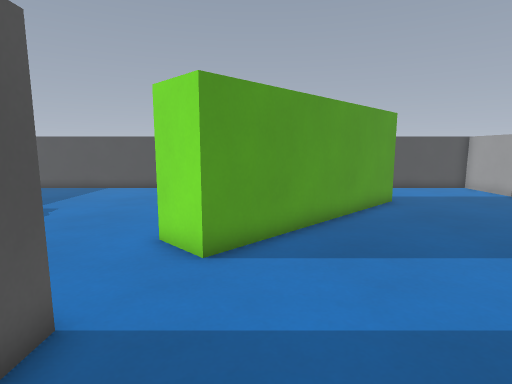
[1] (above)

22 first-person views from a walk through a 3-D level made in the Godot game engine. The camera is 1.2 m above the floor, tilts 8° down and sees 80° across. The floor is counted in squares, 0.5 m on a side. Each view is taken from the middle of a square. On the plan, view 1 faces up. The plan holds only what a view shows up to about 19 squares ahead; the rest is blank.

[2]
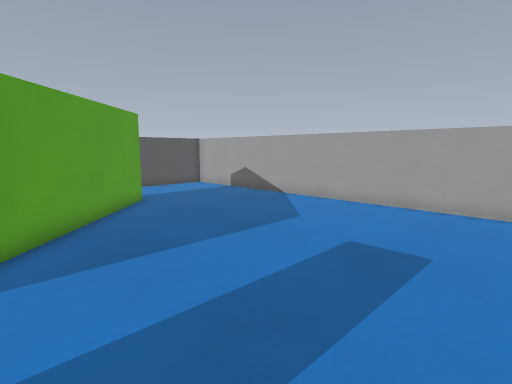

[3]
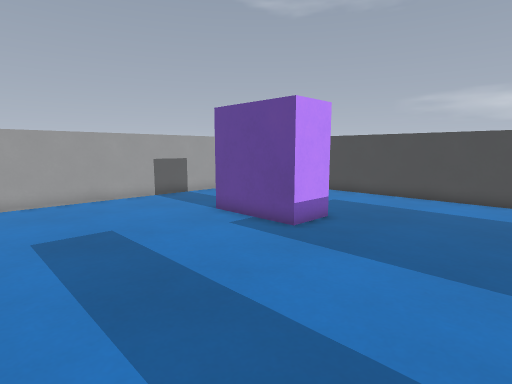

[4]
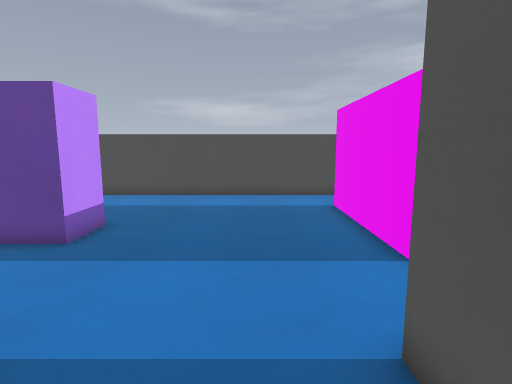

[5]
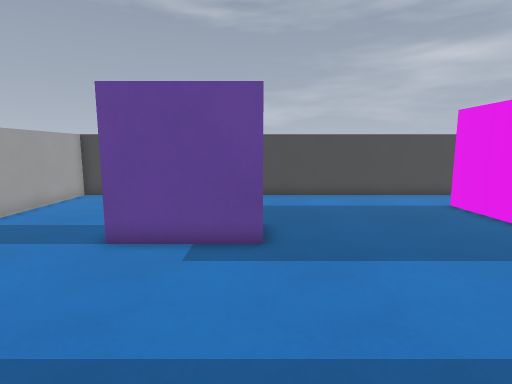

[6]
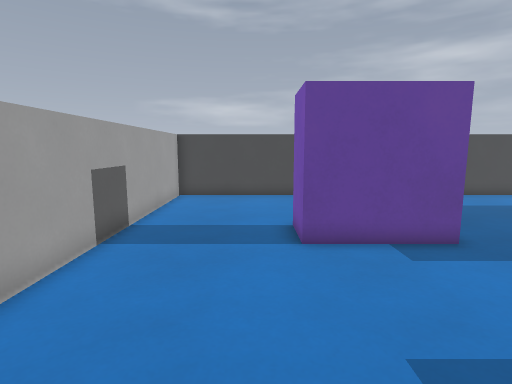

[7]
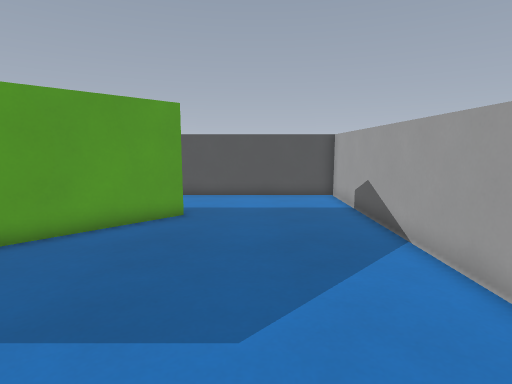

[8]
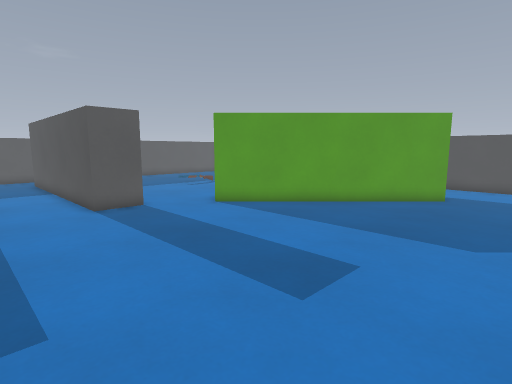

[9]
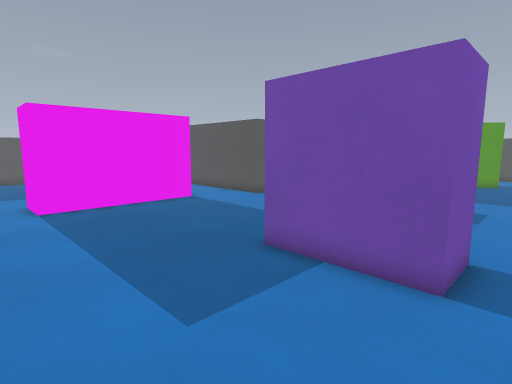

[10]
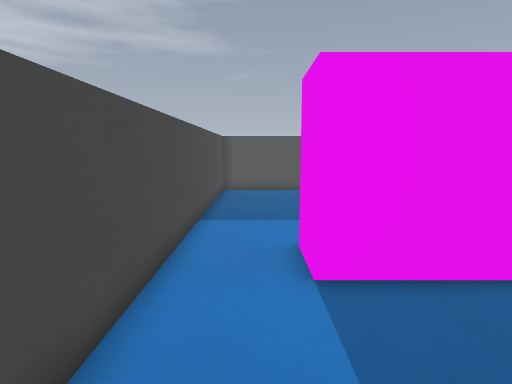

[11]
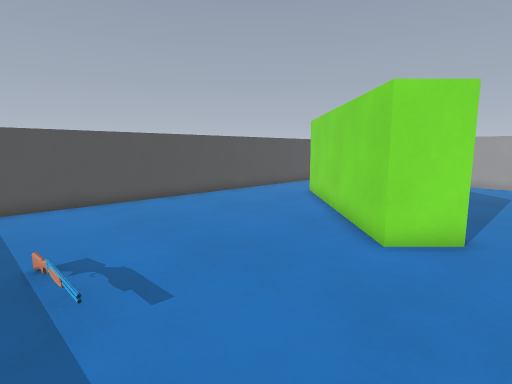

[12]
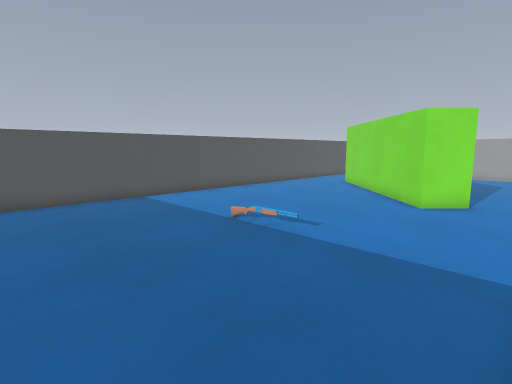

[13]
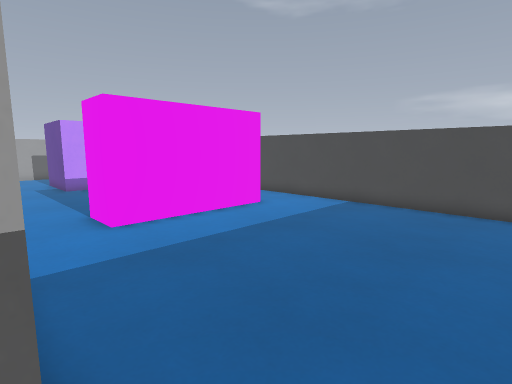

[14]
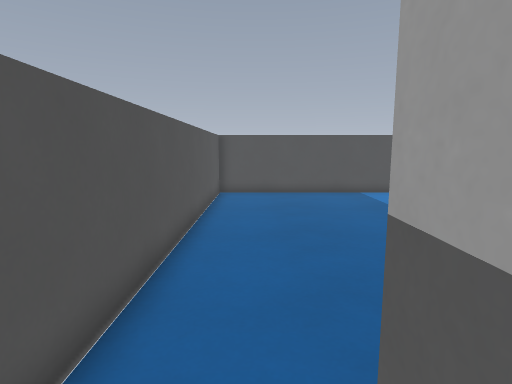

[15]
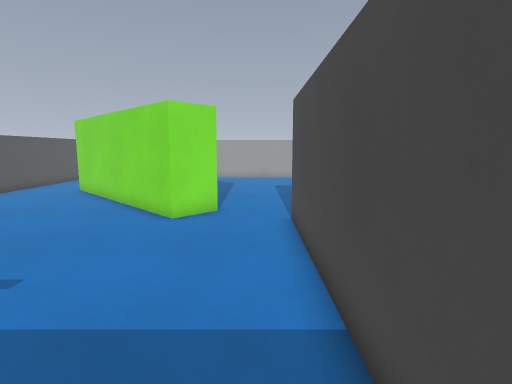

[16]
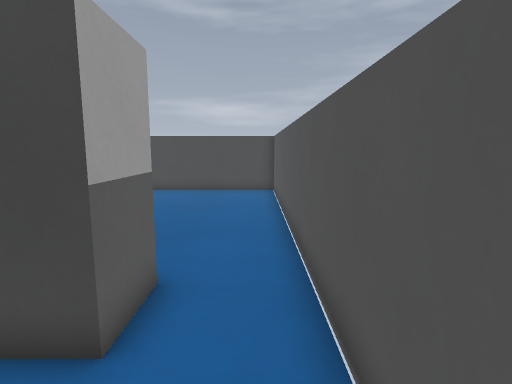

[17]
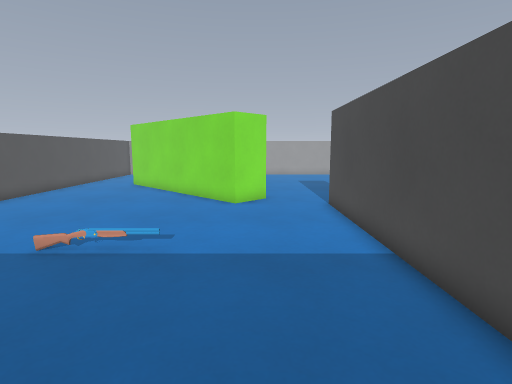

[18]
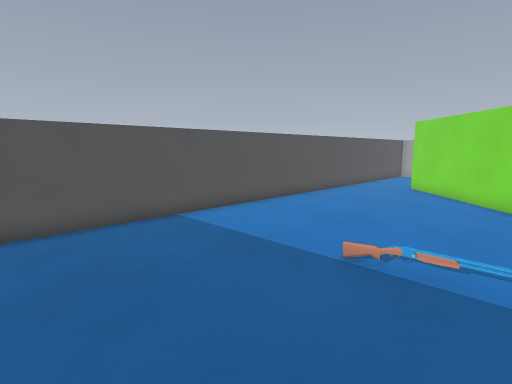

[19]
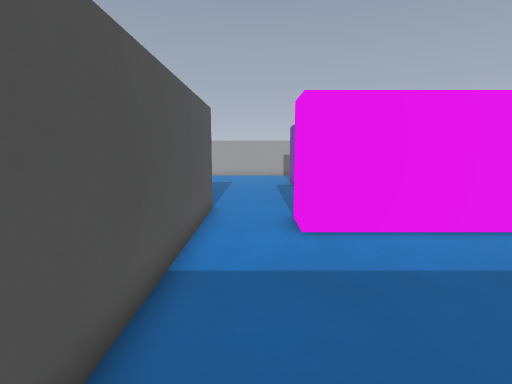

[20]
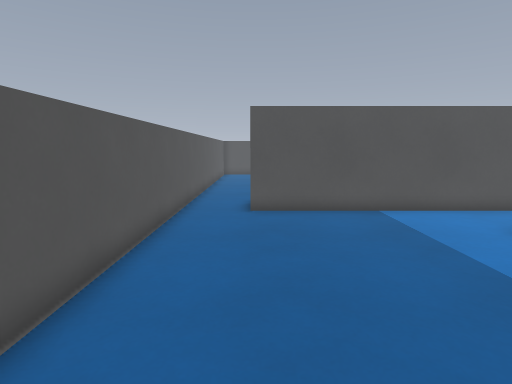

[21]
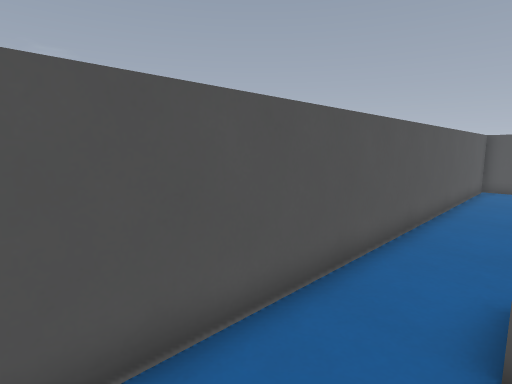

[22]
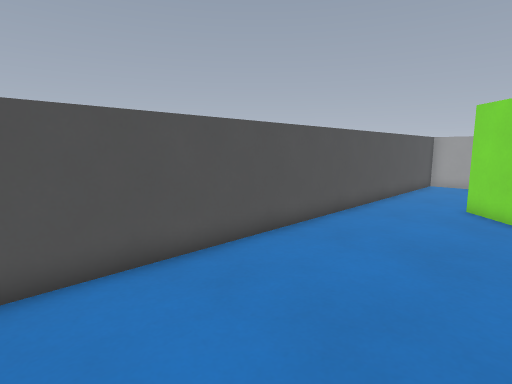

### Floor plan
Key: @ floor where view 1 was taken; # wall or solid block; . main floor; : floor 0.25 m higher than the main floor; / step, stairs or slope; O other object.
Columns run from 17 left of view 1 to 13 right of it. Each row starts with its distance up from view 1.
 19 ###############################
 18 #.............................#
 17 #.............................#
 16 #.............................#
 15 #....................OO ......#
 14 #...................OO O......#
 13 #..................OO OO......#
 12 #......./.........OO OO.......#
 11 #......./........OO OO........#
 10 #.......:.......OO OO.........#
  9 #..............OO OO..........#
  8 #..............O OO...........#
  7 #..............OOO............#
  6 #.............................#
  5 #.............................#
  4 #..############...............#
  3 #..############...............#
  2 #..############...............#
  1 #.............................#
  0 #................@............#
 -1 #..........OOO................#
 -2 #..........O O................#
 -3 #..........O O.......OOOOO....#
 -4 #..........O O.......O  OO....#
 -5 #..........O O.......OOOO.....#
 -6 #..........O O................#
 -7 #..........O O................#
 -8 #..........OOO................#
 -9 #.............................#
-10 #.............................#
-11 ###############################

Where each view was taken, in squares from view 1:
view 1: 0 up, 0 right, facing up
view 2: 0 up, 0 right, facing up-right
view 3: 5 up, 2 left, facing down-right
view 4: 5 up, 1 left, facing down
view 5: 5 up, 4 right, facing down
view 6: 5 up, 9 right, facing down
view 7: 3 up, 9 right, facing up
view 8: 2 down, 10 right, facing up-left
view 9: 10 down, 9 right, facing up-left
view 10: 9 down, 1 right, facing left
view 11: 5 up, 10 left, facing up-right
view 12: 4 up, 16 left, facing up-right
view 13: 2 up, 16 left, facing down-right
view 14: 2 up, 15 left, facing up
view 15: 5 up, 13 left, facing right
view 16: 7 up, 16 left, facing down
view 17: 7 up, 16 left, facing right
view 18: 9 up, 15 left, facing up-right
view 19: 0 up, 15 left, facing right
view 20: 10 down, 14 left, facing up
view 21: 2 down, 14 left, facing up-left
view 22: 13 up, 9 left, facing up-right
